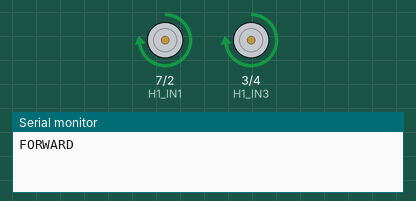
Simulated run of this sketch. Board: Arduino Uno, built with avr-gcc and run on an emulated ATmega328P. On the bench: motor-driver pin pairs drawn as motors (green arrow = first pin HIGH = forward, orange = second pin HIGH = backward, longer = more drive, scaled by the enable pin), the last lines printed to the serial monitor.

Above: at 2.6 s.
At 7.6 s:
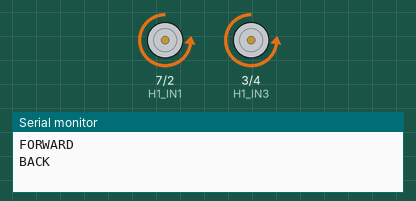
Timing chart, 0 to 13.1 s (numbered marks = the images above):
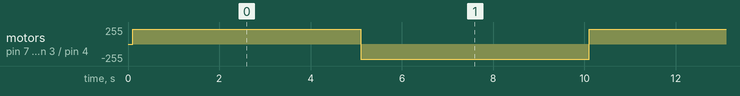

The sketch:

joystick-test.ino
```cpp
/* SWITCH on sheild must be to 5V, NOT to 3.3V....Then the readings go to 660 and center is at 320
 *
 * ---------------------------------------------
 * Measurements on 26.6.2020
 *
 * Center value for X = 506
 * Center value for Y = 492
 *
 *          Y = 1023
 *             ^
 *             |
 *  X = 0  <---+---> X = 1023
 *             |
 *             v
 *           Y = 0
 *
*/

#define PIN_BUTTON_SELECT   8
#define PIN_BUTTON_F        7
#define PIN_BUTTON_E        6
#define PIN_BUTTON_LEFT     5
#define PIN_BUTTON_DOWN     4
#define PIN_BUTTON_RIGHT    3
#define PIN_BUTTON_UP       2

#define PIN_ANALOG_X        A0
#define PIN_ANALOG_Y        A1


#define H1_IN1              7
#define H1_IN2              2
#define H1_IN3              3
#define H1_IN4              4
#define H1_PWM1             5
#define H1_PWM2             6

#define H2_IN1              0
#define H2_IN2              0
#define H2_IN3              0
#define H2_IN4              0
#define H2_PWM1             0
#define H2_PWM2             0

void MOWA_motor_stop(void);
void MOWA_motor_go(int cmdX, int cmdY);
uint8_t MOWA_motor_forward(uint8_t speed);
uint8_t MOWA_motor_backward(uint8_t speed);
uint8_t MOWA_motor_right(uint8_t speed);
uint8_t MOWA_motor_left(uint8_t speed);


void setup(){

    // Power-up delay
    delay(100);
    Serial.begin(112500);

    pinMode(H1_IN1, OUTPUT);
    pinMode(H1_IN2, OUTPUT);
    pinMode(H1_IN3, OUTPUT);
    pinMode(H1_IN4, OUTPUT);
    pinMode(H1_PWM1, OUTPUT);
    pinMode(H1_PWM2, OUTPUT);

}

void loop(){
/*
    Serial.print("X=");
    Serial.print(analogRead(PIN_ANALOG_X));

    Serial.print(" ");

    Serial.print("Y=");
    Serial.println(analogRead(PIN_ANALOG_Y));
    */
   analogWrite(H1_PWM1, 225);
            analogWrite(H1_PWM2, 225);

    digitalWrite(H1_IN1, HIGH);
    digitalWrite(H1_IN2, LOW);

    digitalWrite(H1_IN3, HIGH);
    digitalWrite(H1_IN4, LOW);
    Serial.println("FORWARD");
    delay(5000);

    digitalWrite(H1_IN1, LOW);
    digitalWrite(H1_IN2, HIGH);

    digitalWrite(H1_IN3, LOW);
    digitalWrite(H1_IN4, HIGH);
    Serial.println("BACK");
    delay(5000);
}


void MOWA_motor_stop(void){
    // Set all inputs to same value to stop the mottor
    digitalWrite(H1_IN1, LOW);
    digitalWrite(H1_IN2, LOW);
    digitalWrite(H1_IN3, LOW);
    digitalWrite(H1_IN4, LOW);
    digitalWrite(H2_IN1, LOW);
    digitalWrite(H2_IN2, LOW);
    digitalWrite(H2_IN3, LOW);
    digitalWrite(H2_IN4, LOW);


    analogWrite(H1_PWM1, 0);
    analogWrite(H1_PWM2, 0);
    analogWrite(H2_PWM1, 0);
    analogWrite(H2_PWM2, 0);
}

void MOWA_motor_go(int cmdX, int cmdY){

    if ( (cmdX == 0) && (cmdY == 0) ){
        MOWA_motor_stop();
    }
    else if(cmdY > 0){
        MOWA_motor_forward(cmdY);
    }
    else if(cmdY < 0){
        MOWA_motor_backward(abs(cmdY));
    }
    else if(cmdX > 0){
        MOWA_motor_right(cmdX);
    }
    else if(cmdX < 0){
        MOWA_motor_left(abs(cmdX));
    }
}


/*
 *    H1-bridge
 *
 *     +---------+
 *     |         |
 *  M1(in1)    M2(in2)
 *     |         |
 *     |         |
 *     |         |
 *  M3(in1)    M4(in2)
 *     |         |
 *     +---------+
 *
 *     H2-bridge
*/

// M1, M2, M3, M4 forward
uint8_t MOWA_motor_forward(uint8_t speed){
    // Set the speed (PWM)
    switch(speed){
        case 1:
            analogWrite(H1_PWM1, 125);
            analogWrite(H1_PWM2, 125);
            analogWrite(H2_PWM1, 125);
            analogWrite(H2_PWM2, 125);
            break;

        case 2:
            analogWrite(H1_PWM1, 225);
            analogWrite(H1_PWM2, 225);
            analogWrite(H2_PWM1, 225);
            analogWrite(H2_PWM2, 225);
            break;

        default:
            MOWA_motor_stop();
            return 0;
    }
    // Set the direction
    digitalWrite(H1_IN1, HIGH);
    digitalWrite(H1_IN2, LOW);

    digitalWrite(H1_IN3, HIGH);
    digitalWrite(H1_IN4, LOW);

    digitalWrite(H2_IN1, HIGH);
    digitalWrite(H2_IN2, LOW);

    digitalWrite(H2_IN3, HIGH);
    digitalWrite(H2_IN4, LOW);
    return 1;
}


// M1, M2, M3, M4 backward
uint8_t MOWA_motor_backward(uint8_t speed){
    // Set the speed (PWM)
    switch(speed){
        case 1:
            analogWrite(H1_PWM1, 125);
            analogWrite(H1_PWM2, 125);
            analogWrite(H2_PWM1, 125);
            analogWrite(H2_PWM2, 125);
            break;

        case 2:
            analogWrite(H1_PWM1, 225);
            analogWrite(H1_PWM2, 225);
            analogWrite(H2_PWM1, 225);
            analogWrite(H2_PWM2, 225);
            break;

        default:
            MOWA_motor_stop();
            return 0;
    }

    // Set the direction
    digitalWrite(H1_IN1, LOW);
    digitalWrite(H1_IN2, HIGH);

    digitalWrite(H1_IN3, LOW);
    digitalWrite(H1_IN4, HIGH);

    digitalWrite(H2_IN1, LOW);
    digitalWrite(H2_IN2, HIGH);

    digitalWrite(H2_IN3, LOW);
    digitalWrite(H2_IN4, HIGH);
}


// Speed 1 --> M1 and M3 forward, M2 and M4 slow back
// Speed 2 --> M1 and M3 forward, M2 and M4 backward
uint8_t MOWA_motor_right(uint8_t speed){

    // Left motors to max speed
    analogWrite(H1_PWM1, 225);
    analogWrite(H2_PWM1, 225);

    switch(speed){
        case 1:
            // Right motors slow speed
            analogWrite(H1_PWM2, 100);
            analogWrite(H2_PWM2, 100);
            break;

        case 2:
            // Right motors to max speed
            analogWrite(H1_PWM2, 255);
            analogWrite(H2_PWM2, 255);
            break;

        default:
            MOWA_motor_stop();
            return 0;
    }

    // M1
    digitalWrite(H1_IN1, HIGH);
    digitalWrite(H1_IN2, LOW);
    // M3
    digitalWrite(H2_IN1, HIGH);
    digitalWrite(H2_IN2, LOW);
    // M2
    digitalWrite(H1_IN3, LOW);
    digitalWrite(H1_IN4, HIGH);
    // M4
    digitalWrite(H2_IN3, LOW);
    digitalWrite(H2_IN4, HIGH);

    return 1;
}


// Speed 1 --> M2 and M4 forward, M1 and M3 slow back
// Speed 2 --> M2 and M4 forward, M1 and M3 backward
uint8_t MOWA_motor_left(uint8_t speed){

    // Right motors to max speed
    analogWrite(H1_PWM2, 225);
    analogWrite(H2_PWM2, 225);

    switch(speed){
        case 1:
            // Left motors slow speed
            analogWrite(H1_PWM1, 100);
            analogWrite(H2_PWM1, 100);

        case 2:
            // Left motors to max speed
            analogWrite(H1_PWM1, 255);
            analogWrite(H2_PWM1, 255);

            break;

        default:
            MOWA_motor_stop();
            return 0;
    }

    // M2
    digitalWrite(H1_IN3, HIGH);
    digitalWrite(H1_IN4, LOW);
    // M4
    digitalWrite(H2_IN3, HIGH);
    digitalWrite(H2_IN4, LOW);
    // M1
    digitalWrite(H1_IN1, LOW);
    digitalWrite(H1_IN2, HIGH);
    // M3
    digitalWrite(H2_IN1, LOW);
    digitalWrite(H2_IN2, HIGH);

    return 1;
}
```

Measured:
- by itself, motor on pin 7 (H1_IN1) / pin 2 (H1_IN2), motor on pin 3 (H1_IN3) / pin 4 (H1_IN4): alternates forward 225/255 for 5.0 s and backward 225/255 for 5.0 s
